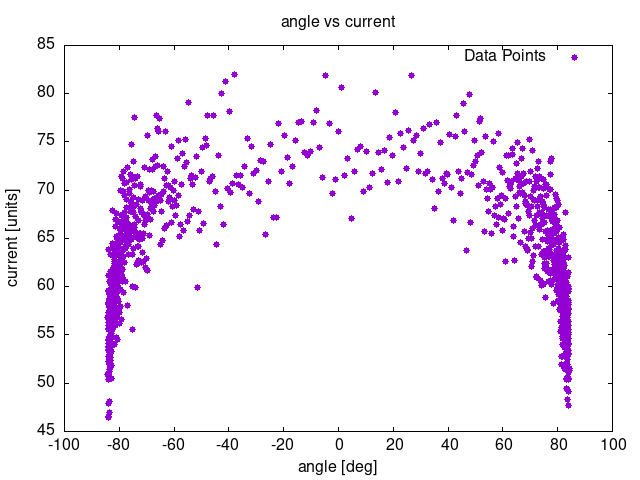

This chart was generated by the following gnuplot code:
set title "angle vs current"

# Set labels for the x and y axes
set xlabel "angle [deg]"
set ylabel "current [units]"

# Set the range for the x and y axes (if needed)
# set xrange [xmin:xmax]
# set yrange [ymin:ymax]

# Specify the output file format and name
set terminal png
set output "plot2.png"

# Plot the data from a file
plot "build/res2.txt" using 1:2 with points pointtype 7 pointsize 1 title "Data Points"

